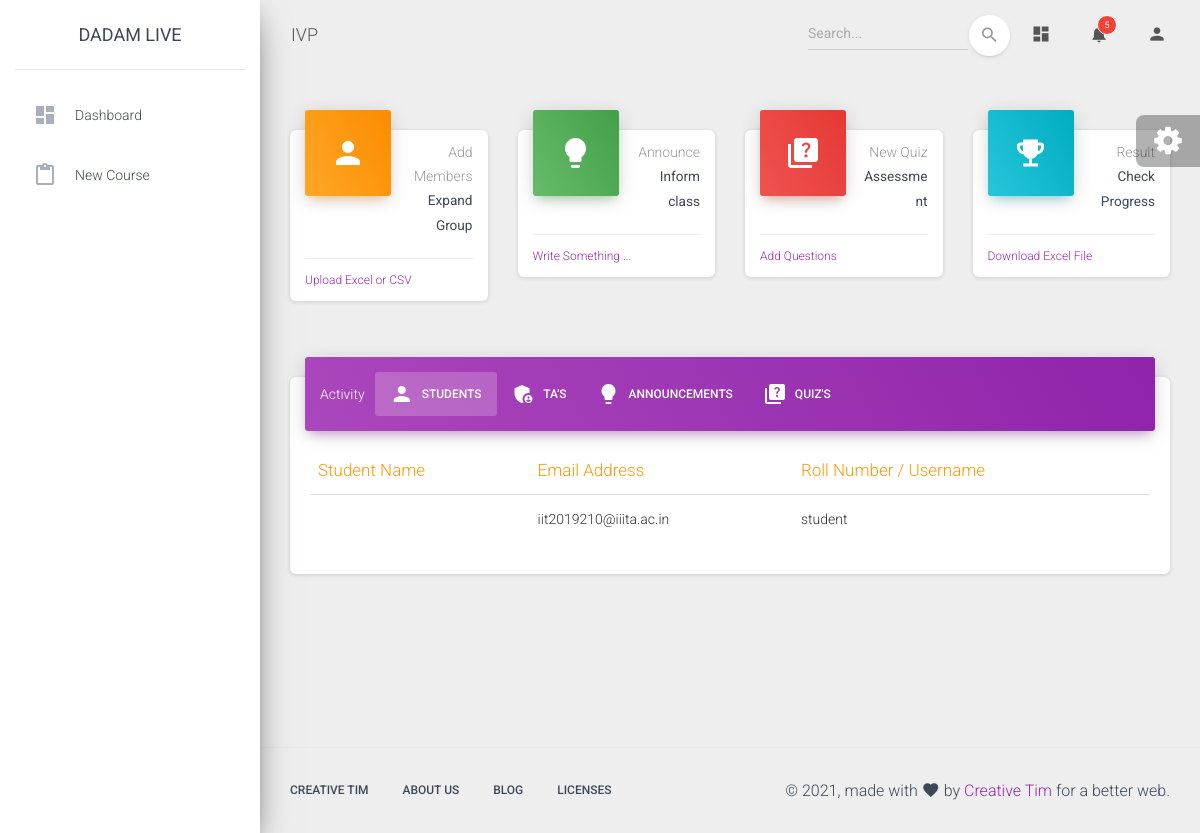
The app's page /dashboard/faculty/course/view/5 (signed in), older data.
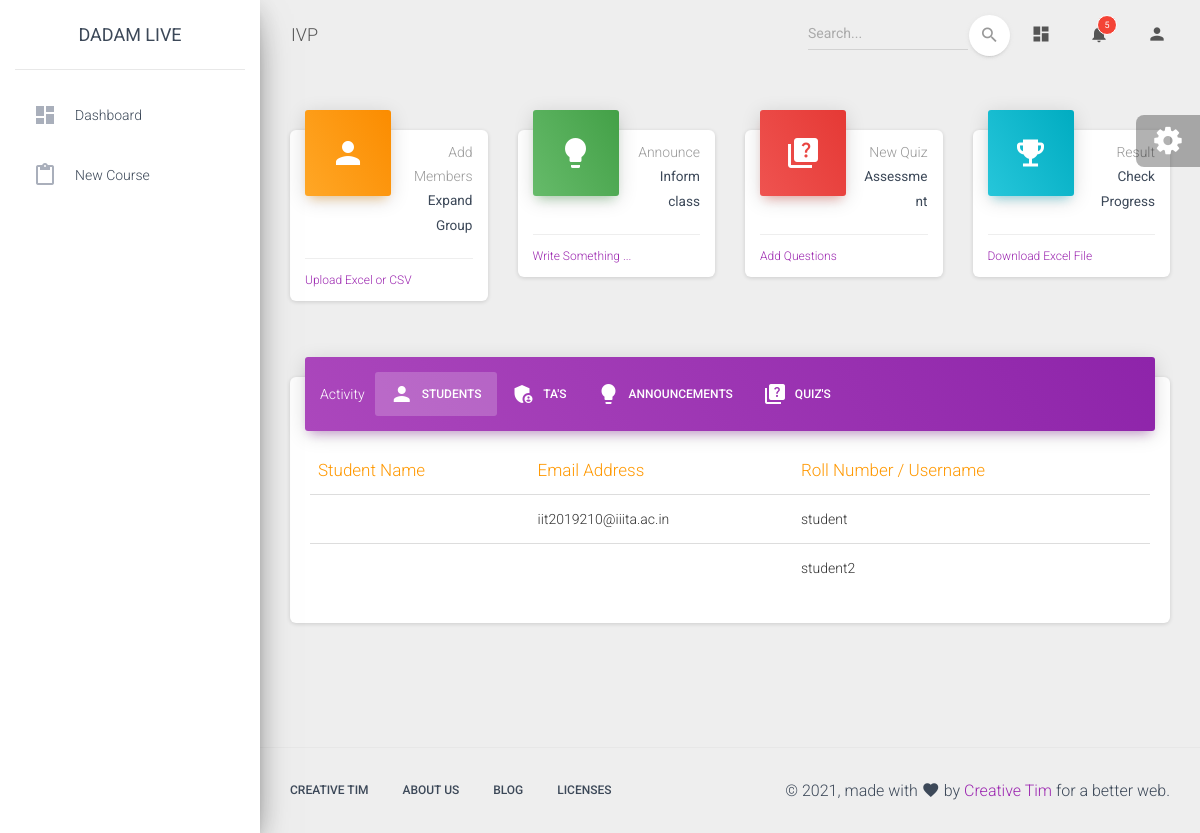
The same page, newer data.
### faculty/models.py (models this page shows, shortened)
class Course(models.Model):
    instructor=models.ForeignKey(User, on_delete=models.CASCADE, null=True, blank=True)
    courseName=models.CharField(null=True, max_length=200)
    created_on=models.DateTimeField(default=datetime.datetime.now())

class Enrolment(models.Model):
    course=models.ForeignKey(Course, on_delete=models.CASCADE, null=True, blank=True)
    user=models.ForeignKey(User, on_delete=models.CASCADE, null=True, blank=True)
    userType=models.ForeignKey(UserType, on_delete=models.SET_NULL, null=True, blank=True)
    enrolled_on=models.DateTimeField(default=datetime.datetime.now())

### faculty/views.py (the view)
# urls.py: path('course/view/<str:course_id>',views.view_course,name="view_course"),
def view_course(request,course_id):
    faculty=basicChecking(request)
    if faculty==False:
        return redirect('home')
    course=""
    try:
        course=Course.objects.get(id=int(course_id))
        if course.instructor!=request.user:
            return JsonResponse({"message": "Course was not found on this server"}, status=400)
    except:
        return JsonResponse({"message": "Course was not found on this server"}, status=400)
    if request.method=="POST":
        pass
    else:
        enrolments=Enrolment.objects.filter(course=course)
        announcements=Announcement.objects.filter(course=course)
        quizes=Quiz.objects.filter(course=course)
        context={"course": course, "enrolments": enrolments, "announcements": announcements, "quizes": quizes}
        return render(request,"faculty/view_course.html",context=context)

### faculty/views.py (called while the page is built)
def basicChecking(request):
    if request.user.is_authenticated==False:
        return False
    try:
        info=UserInformation.objects.get(user=request.user)
        if info.userType.userTypeCode==settings.CODE_FACULTY:
            faculty=Faculty.objects.get(user=request.user)
            return faculty
        return False
    except:
        return False

### faculty/templates/faculty/view_course.html (shortened to what this page needs)
{% extends 'faculty/base.html' %} {% load static %}
{% block heading %}{{course.courseName}}{% endblock %}
{% block main_body %}
<div class="row">
    <div class="col-lg-3 col-md-6 col-sm-6">
      <div class="card card-stats">
        <div class="card-header card-header-warning card-header-icon">
          <div class="card-icon">
            <i class="material-icons">person</i>
          </div>
          <p class="card-category">Add Members</p>
          <h5 class="card-title">
            <small>Expand Group</small>
          </h5>
        </div>
        <div class="card-footer">
          <div class="stats">
            <a data-toggle="modal" data-target="#modal1" href="#">Upload Excel or CSV</a>
          </div>
        </div>
      </div>
    </div>
    <div class="col-lg-3 col-md-6 col-sm-6">
      <div class="card card-stats">
        <div class="card-header card-header-success card-header-icon">
          <div class="card-icon">
            <i class="material-icons">lightbulb</i>
          </div>
          <p class="card-category">Announce</p>
          <h5 class="card-title"><small>Inform class</small></h5>
        </div>
        <div class="card-footer">
          <div class="stats">
            <a data-toggle="modal" data-target="#modal2" href="#">Write Something ...</a>
          </div>
        </div>
      </div>
    </div>
    <div class="col-lg-3 col-md-6 col-sm-6">
      <div class="card card-stats">
        <div class="card-header card-header-danger card-header-icon">
          <div class="card-icon">
            <i class="material-icons">quiz</i>
          </div>
          <p class="card-category">New Quiz</p>
          <h5 class="card-title"><small>Assessment</small></h5>
        </div>
        <div class="card-footer">
          <div class="stats">
            <a data-toggle="modal" data-target="#modal3" href="#">Add Questions</a>
          </div>
        </div>
      </div>
    </div>
    <div class="col-lg-3 col-md-6 col-sm-6">
      <div class="card card-stats">
        <div class="card-header card-header-info card-header-icon">
          <div class="card-icon">
            <i class="material-icons">emoji_events</i>
          </div>
          <p class="card-category">Result</p>
          <h5 class="card-title">
            <small>Check Progress</small></h5>
        </div>
        <div class="card-footer">
          <div class="stats">
            <a data-toggle="modal" data-target="#modal4" href="#">Download Excel File</a>
          </div>
        </div>
      </div>
    </div>
  </div>
  <div class="row">
    <div class="col-lg-12 col-md-12">
      <div class="card">
        <div class="card-header card-header-tabs card-header-primary">
          <div class="nav-tabs-navigation">
            <div class="nav-tabs-wrapper">
              <span class="nav-tabs-title">Activity</span>
              <ul class="nav nav-tabs" data-tabs="tabs">
                <li class="nav-item">
                  <a class="nav-link active" href="#studs" data-toggle="tab">
                    <i class="material-icons">person</i> Students
                    <div class="ripple-container"></div>
                  </a>
                </li>
                <li class="nav-item">
                  <a class="nav-link" href="#tass" data-toggle="tab">
                    <i class="material-icons">admin_panel_settings</i> TA's
                    <div class="ripple-container"></div>
                  </a>
                </li>
                <li class="nav-item">
                  <a class="nav-link" href="#announcemnts" data-toggle="tab">
                    <i class="material-icons">lightbulb</i> Announcements
                    <div class="ripple-container"></div>
                  </a>
                </li>
                <li class="nav-item">
                    <a class="nav-link" href="#quizes" data-toggle="tab">
                      <i class="material-icons">quiz</i> Quiz's
                      <div class="ripple-container"></div>
                    </a>
                </li>
              </ul>
            </div>
          </div>
        </div>
        <div class="card-body">
          <div class="tab-content">
            <div class="tab-pane active" id="studs">
                <table class="table table-hover">
                    <thead class="text-warning">
                      <th>Student Name</th>
                      <th>Email Address</th>
                      <th>Roll Number / Username</th>
                    </thead>
                    <tbody>
                        {% for each in enrolments %}
                        {% ifequal each.userType.userTypeCode 645 %}
                        <tr>
                            <td>{{each.user.first_name}} {{each.user.last_name}}</td>
                            <td>{{each.user.email}}</td>
                            <td>{{each.user.username}}</td>
                        </tr>
                        {% endifequal %}
                        {% endfor %}
                    </tbody>
                </table>
            </div>
          </div>
        </div>
      </div>
    </div>
  </div>
{% endblock %}
{% block left_panel %}
<li class="nav-item">
    <a class="nav-link" href="{% url 'dashboardFaculty' %}">
      <i class="material-icons">dashboard</i>
      <p>Dashboard</p>
    </a>
  </li>
  <li class="nav-item ">
    <a class="nav-link" href="{% url 'start_new_course' %}">
      <i class="material-icons">content_paste</i>
      <p>New Course</p>
    </a>
  </li>
{% endblock %}

### faculty/templates/faculty/base.html (shortened to what this page needs)
{% load static %}
<!DOCTYPE html>
<html lang="en">
<head>
  <link rel="stylesheet" href="https://maxcdn.bootstrapcdn.com/font-awesome/latest/css/font-awesome.min.css">
  <link href="{% static 'assets/css/material-dashboard.css' %}" rel="stylesheet" />
  <link href="{% static 'assets/demo/demo.css' %}" rel="stylesheet" />
</head>
<body class="">
  <div class="wrapper ">
    <div class="sidebar" data-color="purple" data-background-color="white" data-image="{% static 'assets/img/sidebar-1.jpg' %}">
      <div class="logo"><a href="http://www.creative-tim.com" class="simple-text logo-normal">
          Dadam Live
        </a></div>
      <div class="sidebar-wrapper">
        <ul class="nav">
          {% block left_panel %}{% endblock %}
        </ul>
      </div>
    </div>
    <div class="main-panel">
      <nav class="navbar navbar-expand-lg navbar-transparent navbar-absolute fixed-top ">
        <div class="container-fluid">
          <div class="navbar-wrapper">
            <a class="navbar-brand" href="javascript:;">{% block heading %}{% endblock %}</a>
          </div>
          <div class="collapse navbar-collapse justify-content-end">
            <form class="navbar-form">
              <div class="input-group no-border">
                <input type="text" value="" class="form-control" placeholder="Search...">
                <button type="submit" class="btn btn-white btn-round btn-just-icon">
                  <i class="material-icons">search</i>
                  <div class="ripple-container"></div>
                </button>
              </div>
            </form>
            <ul class="navbar-nav">
              <li class="nav-item">
                <a class="nav-link" href="javascript:;">
                  <i class="material-icons">dashboard</i>
                </a>
              </li>
              <li class="nav-item dropdown">
                <a class="nav-link" href="http://example.com" id="navbarDropdownMenuLink" data-toggle="dropdown" aria-haspopup="true" aria-expanded="false">
                  <i class="material-icons">notifications</i>
                  <span class="notification">5</span>
                </a>
              </li>
              <li class="nav-item dropdown">
                <a class="nav-link" href="javascript:;" id="navbarDropdownProfile" data-toggle="dropdown" aria-haspopup="true" aria-expanded="false">
                  <i class="material-icons">person</i>
                </a>
              </li>
            </ul>
          </div>
        </div>
      </nav>
      <div class="content">
        <div class="container-fluid">
          {% block main_body %}   {% endblock %}
        </div>
      </div>
      <footer class="footer">
        <div class="container-fluid">
          <nav class="float-left">
            <ul>
              <li>
                <a href="https://www.creative-tim.com">
                  Creative Tim
                </a>
              </li>
              <li>
                <a href="https://creative-tim.com/presentation">
                  About Us
                </a>
              </li>
              <li>
                <a href="http://blog.creative-tim.com">
                  Blog
                </a>
              </li>
              <li>
                <a href="https://www.creative-tim.com/license">
                  Licenses
                </a>
              </li>
            </ul>
          </nav>
          <div class="copyright float-right">
            &copy;
            , made with <i class="material-icons">favorite</i> by
            <a href="https://www.creative-tim.com" target="_blank">Creative Tim</a> for a better web.
          </div>
        </div>
      </footer>
    </div>
  </div>
  <div class="fixed-plugin">
    <div class="dropdown show-dropdown">
      <a href="#" data-toggle="dropdown">
        <i class="fa fa-cog fa-2x"> </i>
      </a>
    </div>
  </div>
</body>
</html>

Row changes from the older to the newer data that the page shows:
added Enrolment: user.username "student2"
